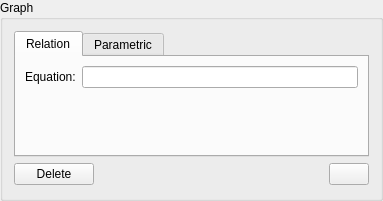
<?xml version="1.0" encoding="UTF-8"?>
<ui version="4.0">
 <class>Graph2DProperties</class>
 <widget class="QGroupBox" name="Graph2DProperties">
  <property name="geometry">
   <rect>
    <x>0</x>
    <y>0</y>
    <width>383</width>
    <height>201</height>
   </rect>
  </property>
  <property name="sizePolicy">
   <sizepolicy hsizetype="MinimumExpanding" vsizetype="Fixed">
    <horstretch>0</horstretch>
    <verstretch>0</verstretch>
   </sizepolicy>
  </property>
  <property name="windowTitle">
   <string>GroupBox</string>
  </property>
  <property name="title">
   <string>Graph</string>
  </property>
  <layout class="QVBoxLayout" name="verticalLayout">
   <item>
    <widget class="QTabWidget" name="graphTypeSwitcher">
     <property name="sizePolicy">
      <sizepolicy hsizetype="Expanding" vsizetype="Fixed">
       <horstretch>0</horstretch>
       <verstretch>0</verstretch>
      </sizepolicy>
     </property>
     <property name="currentIndex">
      <number>0</number>
     </property>
     <widget class="QWidget" name="relation_tab">
      <attribute name="title">
       <string>Relation</string>
      </attribute>
      <layout class="QFormLayout" name="formLayout_2">
       <property name="fieldGrowthPolicy">
        <enum>QFormLayout::ExpandingFieldsGrow</enum>
       </property>
       <item row="0" column="0">
        <widget class="QLabel" name="label_equation">
         <property name="text">
          <string>Equation:</string>
         </property>
        </widget>
       </item>
       <item row="0" column="1">
        <widget class="QLineEdit" name="rel_equation"/>
       </item>
      </layout>
      <zorder>rel_equation</zorder>
      <zorder>label_equation</zorder>
     </widget>
     <widget class="QWidget" name="parametric_tab">
      <attribute name="title">
       <string>Parametric</string>
      </attribute>
      <layout class="QFormLayout" name="formLayout">
       <property name="fieldGrowthPolicy">
        <enum>QFormLayout::ExpandingFieldsGrow</enum>
       </property>
       <property name="labelAlignment">
        <set>Qt::AlignRight|Qt::AlignTrailing|Qt::AlignVCenter</set>
       </property>
       <item row="1" column="0">
        <widget class="QLabel" name="label">
         <property name="text">
          <string>x(t) =</string>
         </property>
        </widget>
       </item>
       <item row="1" column="1">
        <widget class="QLineEdit" name="par_x"/>
       </item>
       <item row="3" column="0">
        <widget class="QLabel" name="label_2">
         <property name="text">
          <string>y(t) =</string>
         </property>
        </widget>
       </item>
       <item row="3" column="1">
        <widget class="QLineEdit" name="par_y"/>
       </item>
       <item row="5" column="0">
        <widget class="QLabel" name="label_6">
         <property name="text">
          <string>t ∈</string>
         </property>
        </widget>
       </item>
       <item row="5" column="1">
        <layout class="QHBoxLayout" name="horizontalLayout">
         <item>
          <widget class="QLabel" name="label_3">
           <property name="text">
            <string>[</string>
           </property>
          </widget>
         </item>
         <item>
          <widget class="QLineEdit" name="par_tMin">
           <property name="placeholderText">
            <string>min</string>
           </property>
          </widget>
         </item>
         <item>
          <widget class="QLabel" name="label_4">
           <property name="text">
            <string>,</string>
           </property>
          </widget>
         </item>
         <item>
          <widget class="QLineEdit" name="par_tMax">
           <property name="placeholderText">
            <string>max</string>
           </property>
          </widget>
         </item>
         <item>
          <widget class="QLabel" name="label_5">
           <property name="text">
            <string>]</string>
           </property>
          </widget>
         </item>
        </layout>
       </item>
      </layout>
     </widget>
    </widget>
   </item>
   <item>
    <layout class="QHBoxLayout" name="horizontalLayout_2" stretch="0,1,0">
     <item>
      <widget class="QPushButton" name="deleteButton">
       <property name="text">
        <string>Delete</string>
       </property>
      </widget>
     </item>
     <item>
      <widget class="QLabel" name="errorMsg">
       <property name="text">
        <string/>
       </property>
      </widget>
     </item>
     <item>
      <widget class="QPushButton" name="colorButton">
       <property name="styleSheet">
        <string notr="true"/>
       </property>
       <property name="text">
        <string/>
       </property>
      </widget>
     </item>
    </layout>
   </item>
  </layout>
 </widget>
 <tabstops>
  <tabstop>graphTypeSwitcher</tabstop>
  <tabstop>rel_equation</tabstop>
  <tabstop>par_x</tabstop>
  <tabstop>par_y</tabstop>
  <tabstop>par_tMin</tabstop>
  <tabstop>par_tMax</tabstop>
  <tabstop>deleteButton</tabstop>
 </tabstops>
 <resources/>
 <connections>
  <connection>
   <sender>deleteButton</sender>
   <signal>clicked()</signal>
   <receiver>Graph2DProperties</receiver>
   <slot>deletePressed()</slot>
   <hints>
    <hint type="sourcelabel">
     <x>48</x>
     <y>173</y>
    </hint>
    <hint type="destinationlabel">
     <x>76</x>
     <y>1</y>
    </hint>
   </hints>
  </connection>
  <connection>
   <sender>rel_equation</sender>
   <signal>editingFinished()</signal>
   <receiver>Graph2DProperties</receiver>
   <slot>textChanged()</slot>
   <hints>
    <hint type="sourcelabel">
     <x>159</x>
     <y>61</y>
    </hint>
    <hint type="destinationlabel">
     <x>238</x>
     <y>0</y>
    </hint>
   </hints>
  </connection>
  <connection>
   <sender>par_x</sender>
   <signal>editingFinished()</signal>
   <receiver>Graph2DProperties</receiver>
   <slot>textChanged()</slot>
   <hints>
    <hint type="sourcelabel">
     <x>128</x>
     <y>73</y>
    </hint>
    <hint type="destinationlabel">
     <x>196</x>
     <y>11</y>
    </hint>
   </hints>
  </connection>
  <connection>
   <sender>par_y</sender>
   <signal>editingFinished()</signal>
   <receiver>Graph2DProperties</receiver>
   <slot>textChanged()</slot>
   <hints>
    <hint type="sourcelabel">
     <x>167</x>
     <y>102</y>
    </hint>
    <hint type="destinationlabel">
     <x>321</x>
     <y>11</y>
    </hint>
   </hints>
  </connection>
  <connection>
   <sender>par_tMin</sender>
   <signal>editingFinished()</signal>
   <receiver>Graph2DProperties</receiver>
   <slot>textChanged()</slot>
   <hints>
    <hint type="sourcelabel">
     <x>191</x>
     <y>130</y>
    </hint>
    <hint type="destinationlabel">
     <x>355</x>
     <y>7</y>
    </hint>
   </hints>
  </connection>
  <connection>
   <sender>par_tMax</sender>
   <signal>editingFinished()</signal>
   <receiver>Graph2DProperties</receiver>
   <slot>textChanged()</slot>
   <hints>
    <hint type="sourcelabel">
     <x>313</x>
     <y>130</y>
    </hint>
    <hint type="destinationlabel">
     <x>301</x>
     <y>19</y>
    </hint>
   </hints>
  </connection>
  <connection>
   <sender>graphTypeSwitcher</sender>
   <signal>currentChanged(int)</signal>
   <receiver>Graph2DProperties</receiver>
   <slot>textChanged()</slot>
   <hints>
    <hint type="sourcelabel">
     <x>65</x>
     <y>41</y>
    </hint>
    <hint type="destinationlabel">
     <x>23</x>
     <y>7</y>
    </hint>
   </hints>
  </connection>
 </connections>
 <slots>
  <slot>textChanged()</slot>
  <slot>deletePressed()</slot>
 </slots>
</ui>
